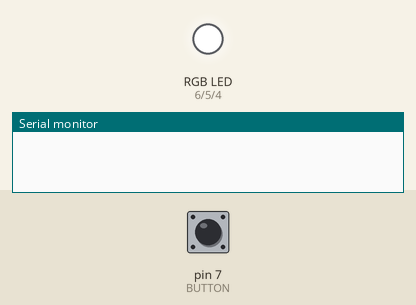
Recording of a sketch running on a simulated Arduino Uno, built with avr-gcc and run on an emulated ATmega328P. Shown: an RGB LED mixed from three pins (HIGH = lit), the last lines printed to the serial monitor. The inputs (shaded band) are chosen by the test bench; at power-on: pin 7 (BUTTON) HIGH.

Above: at 1.2 s.
1.3 s: pin 7 (BUTTON) pulled LOW for 0.15 s
At 1.9 s:
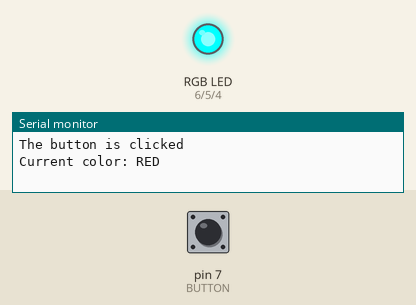
2.9 s: pin 7 (BUTTON) pulled LOW for 1 s
At 3.2 s:
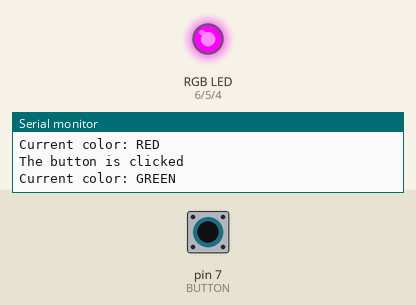
5.4 s: pin 7 (BUTTON) pulled LOW for 0.15 s
At 6.3 s:
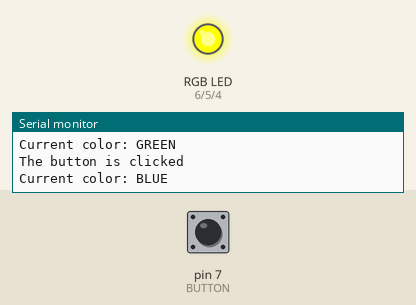
7.0 s: pin 7 (BUTTON) pulled LOW for 3.2 s
At 7.5 s:
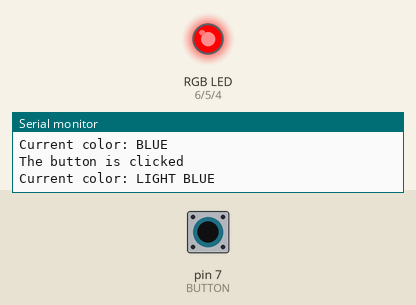
11.7 s: pin 7 (BUTTON) pulled LOW for 0.15 s
At 12.3 s:
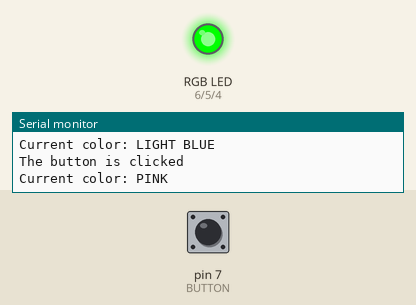
13.3 s: pin 7 (BUTTON) pulled LOW for 1 s
At 14.7 s:
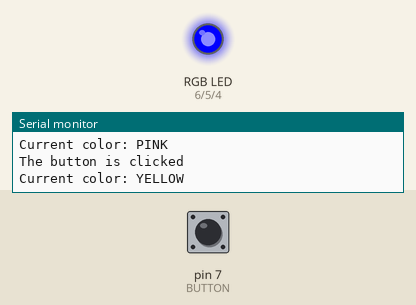
Timing chart, 0 to 16.3 s (numbered marks = the images above; inputs shaded):
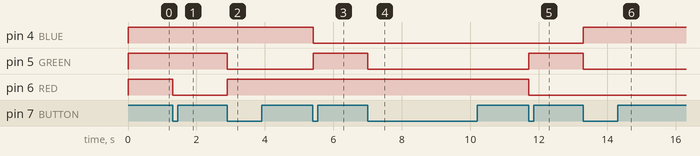

Measured:
- after the input at 1.3 s, pin 6 (RED): HIGH → LOW at once
- after the input at 2.9 s, pin 5 (GREEN): HIGH → LOW at once; pin 6 (RED): LOW → HIGH at once
- after the input at 5.4 s, pin 4 (BLUE): HIGH → LOW at once; pin 5 (GREEN): LOW → HIGH at once
- after the input at 7.0 s, pin 5 (GREEN): HIGH → LOW at once
- after the input at 11.7 s, pin 5 (GREEN): LOW → HIGH at once; pin 6 (RED): HIGH → LOW at once
- after the input at 13.3 s, pin 4 (BLUE): LOW → HIGH at once; pin 5 (GREEN): HIGH → LOW at once

The sketch:

Button_RGB_Diode.ino
```cpp
#define BLUE 4
#define GREEN 5
#define RED 6
#define BUTTON 7

int mode = 0;
int button_current = LOW;
int button_last = LOW;

void SwitchMode(int mode) {
  Serial.print("Current color: ");
  switch(mode) {
    case 0: digitalWrite(RED, LOW);
            Serial.println("RED");
            break;

    case 1: digitalWrite(RED, HIGH);
            digitalWrite(GREEN, LOW);
            Serial.println("GREEN");
            break;

    case 2: digitalWrite(GREEN, HIGH);
            digitalWrite(BLUE, LOW);
            Serial.println("BLUE");
            break;

    case 3: digitalWrite(GREEN, LOW);
            Serial.println("LIGHT BLUE");
            break;

    case 4: digitalWrite(RED, LOW);
            digitalWrite(GREEN, HIGH);
            digitalWrite(BLUE, LOW);
            Serial.println("PINK");
            break;

    case 5: digitalWrite(BLUE, HIGH);
            digitalWrite(GREEN, LOW);
            Serial.println("YELLOW");
            break;

    case 6: digitalWrite(BLUE, LOW);
            Serial.println("WHITE");
            break;

    case 7:
            digitalWrite(RED, HIGH);
            digitalWrite(GREEN, HIGH);
            digitalWrite(BLUE, HIGH);
            Serial.println("OFF");
            break;
  }
}

int Debounce(int last) {
  int current = digitalRead(BUTTON);
  if (last != current) {
    delay(5);
    current = digitalRead(BUTTON);
  }
  return current;
}

void setup() {
  Serial.begin(115200);
  pinMode(4, OUTPUT);
  pinMode(5, OUTPUT);
  pinMode(6, OUTPUT);
  pinMode(7, INPUT_PULLUP);

  digitalWrite(RED, HIGH);
  digitalWrite(GREEN, HIGH);
  digitalWrite(BLUE, HIGH);
}

void loop() {
  button_current = Debounce(button_last);
  if (button_last && !button_current) {
    Serial.println("The button is clicked");
    SwitchMode(mode);
    mode++;
  }
  button_last = button_current;
  if (mode > 7) mode = 0;
}
```
